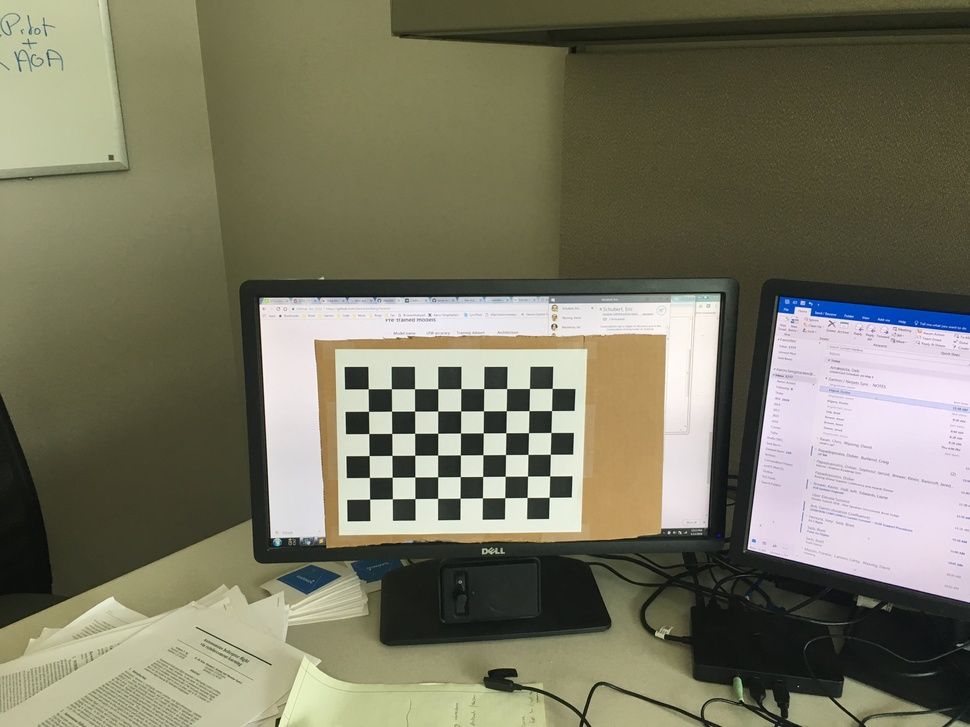
#> input picture pos_images/IMG_3202.jpg, 970 x 727 px, shrunk from 4032 x 3024 before the run; its folder holds 4 pictures in this run
$ python camera_pos.py
#> lines starting #> are read from the running program, lines starting #| are printed output that depends on the picture; long printed decimals are rounded
# file to develop pin hole camera model from test images using openCV
#
# Aaron Sengstacken - 3.31.2017

# import shiz
import numpy as np
import cv2
#import matplotlib.pyplot as plt
import glob
import math

# [60 lines left out: functions camera_cal, image_correct, not called in this run]


# chessboard size, count starting w/ zero
num_sq_width = 9
num_sq_height = 6
criteria = (cv2.TERM_CRITERIA_EPS + cv2.TERM_CRITERIA_MAX_ITER, 30, 0.001)
objp = np.zeros((num_sq_height*num_sq_width,3), np.float32)
objp[:,:2] = np.mgrid[0:num_sq_width, 0:num_sq_height].T.reshape(-1,2)

# load camera model
ccal = np.load("ccal.npz")
#> (reads ccal.npz from the repository)

# find all cal images
images = glob.glob('pos_images/'+'*.jpg')

# loop over all cal images and search for test pattern (chessboard)
for i,fname in enumerate(images):
    print(fname)

    # load image
    image = cv2.imread(fname)
#> image is the input picture: shape (727, 970, 3); mean B, G, R 97.9, 118.3, 120.3
    gray = cv2.cvtColor(image,cv2.COLOR_BGR2GRAY)
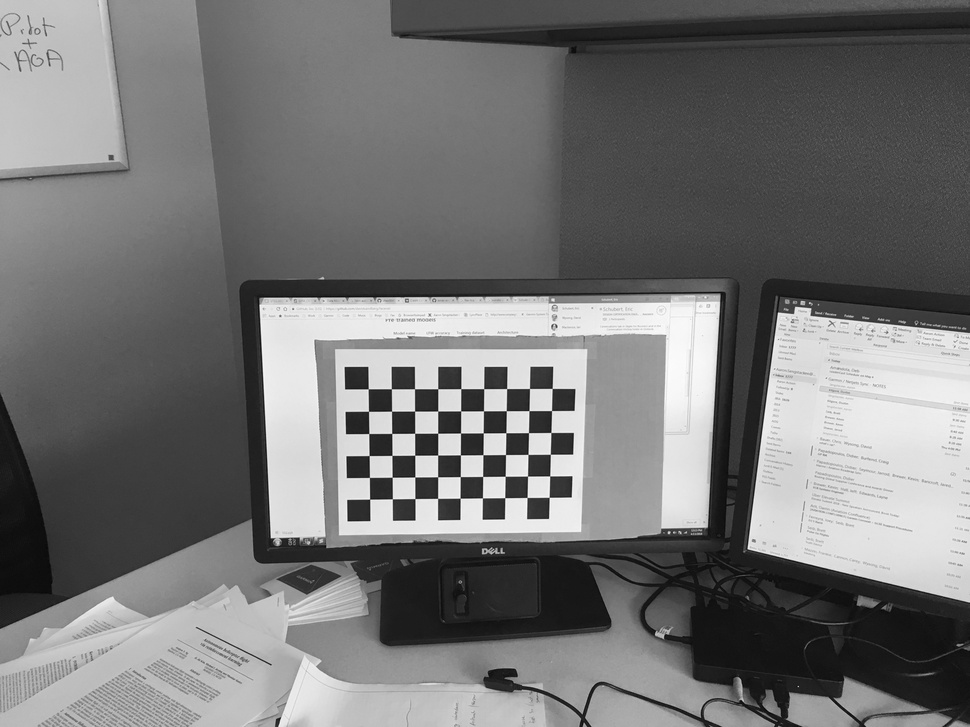
#> gray: shape (727, 970); min 4, max 254, mean 116.6

    # find the chessboard in the image
    ret,corners = cv2.findChessboardCorners(gray,(num_sq_width,num_sq_height),None)
#> ret = True; corners = 54 rows, first 8: [368.2, 388.7], [391.4, 388.7], [414.5, 388.7], [437.7, 388.7], [460.8, 388.6], [483.7, 388.6], [506.6, 388.5], [529.5, 388.5]

    if ret == True:
        print('Found chessboard')

        # refine solution (note - This is optional, not required)
        corners2 = cv2.cornerSubPix(gray,corners,(11,11),(-1,-1),criteria)
#> corners2 = 54 rows, first 8: [368.2, 388.8], [391.4, 388.8], [414.5, 388.7], [437.7, 388.7], [460.8, 388.6], [483.7, 388.6], [506.6, 388.6], [529.5, 388.5]

        # find ratiation and translation vectors
        ret,rvecs,tvecs = cv2.solvePnP(objp, corners2, ccal['mtx'], ccal['dist'])
#> rvecs = [0.627, -0.777, 0.0201]; tvecs = [-71.5, -47.8, 151.6]

        print(ret)
#| True
        print("Rotation Vector:  ",rvecs)
#| Rotation Vector:   [[ 0.6265]
#|  [-0.7769 ]
#|  [ 0.02006]]
        print("Translation Vector:  ",tvecs)
#| Translation Vector:   [[-71.503]
#|  [-47.797]
#|  [151.613]]

        # convert to 3x3 matrix
        rmat, jacobian = cv2.Rodrigues(rvecs)
#> rmat = [[0.722, -0.241, -0.648], [-0.207, 0.819, -0.535], [0.66, 0.52, 0.542]]
        print("RMAT",rmat)
#| RMAT [[ 0.7223 -0.2407 -0.6484]
#|  [-0.2069  0.8193 -0.5347]
#|  [ 0.6599  0.5204  0.542]]
        print(rmat.shape)
#| (3, 3)
        # convert from world coords to camera coords
        camera_pos = -np.matrix(rmat).T*np.matrix(tvecs)
#> camera_pos = [[-58.3], [-56.95], [-154.1]]
        print(camera_pos)
#| [[ -58.297]
#|  [ -56.949]
#|  [-154.084]]


        roll = math.atan2(-rmat[2][1],rmat[2][2])*180/math.pi
#> roll = -43.84
        pitch = math.asin(rmat[2][0])*180/math.pi
#> pitch = 41.29
        yaw = math.atan2(-rmat[1][0],rmat[0][0])*180/math.pi
#> yaw = 15.99
        print(roll,pitch,yaw)
#| -43.837 41.293 15.987
        #projection matrix
        P = np.hstack((rmat,tvecs))
#> P = [[0.722, -0.241, -0.648, -71.5], [-0.207, 0.819, -0.535, -47.8], [0.66, 0.52, 0.542, 151.6]]
        euler_angles_degrees = -cv2.decomposeProjectionMatrix(P)[6]
#> euler_angles_degrees = [-43.84, 41.29, 15.99]
        print("Pitch,Yaw,Roll",euler_angles_degrees)
#| Pitch,Yaw,Roll [[-43.837]
#|  [ 41.293]
#|  [ 15.987]]


        cv2.imshow('img',image)
        cv2.waitKey(500)
#> pass 2 of the loop `for i,fname in enumerate(images):`:
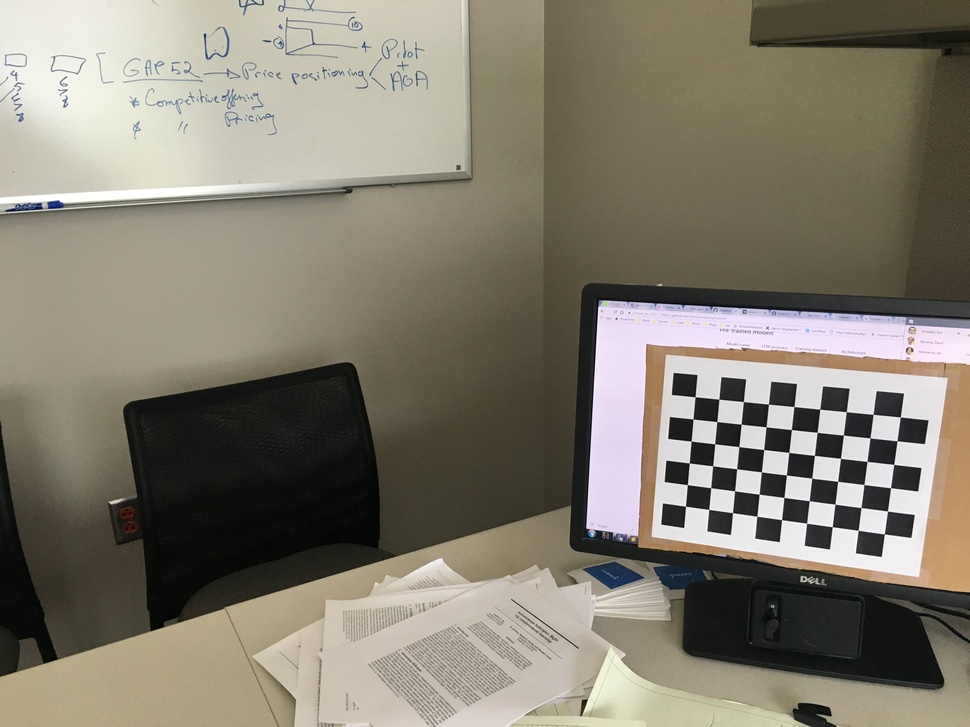
#> input picture pos_images/IMG_3203.jpg, 970 x 727 px, shrunk from 4032 x 3024 before the run
#> image is the input picture: shape (727, 970, 3); mean B, G, R 111.3, 125.5, 131.6
#> `gray = cv2.cvtColor(image,cv2.COLOR_BGR2GRAY)`:
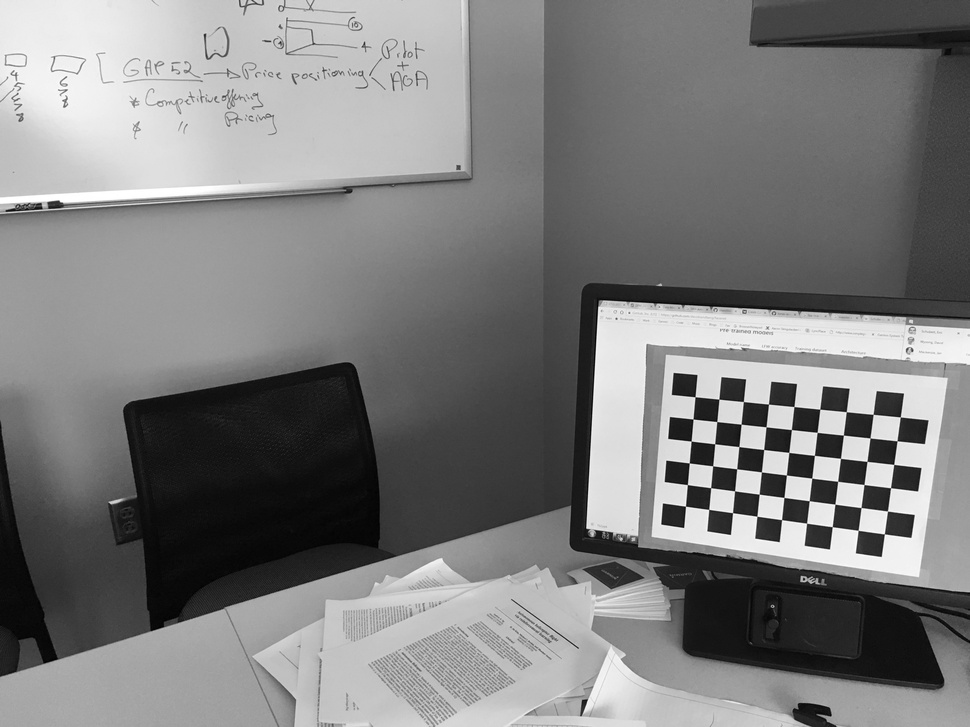
#> gray: shape (727, 970); min 0, max 255, mean 125.7
#> corners = 54 rows, first 8: [695, 396.7], [718.9, 399.2], [743.4, 401.5], [768.5, 404.1], [793.9, 406.5], [819.8, 409.2], [846.2, 411.7], [873.1, 414.3]
#> corners2 = 54 rows, first 8: [695, 396.7], [718.8, 399.2], [743.4, 401.5], [768.5, 404.1], [793.9, 406.6], [819.8, 409.2], [846.3, 411.7], [873.1, 414.4]
#> rvecs = [-0.177, -0.141, 0.0623]; tvecs = [-54.25, -45.05, 143.6]
#| True
#| Rotation Vector:   [[-0.1774]
#|  [-0.1413]
#|  [ 0.06227]]
#| Translation Vector:   [[-54.249]
#|  [-45.047]
#|  [143.562]]
#> rmat = [[0.988, -0.0492, -0.146], [0.0742, 0.982, 0.171], [0.135, -0.18, 0.974]]
#| RMAT [[ 0.9881 -0.04922 -0.1455]
#|  [ 0.07417   0.9824  0.1713]
#|  [ 0.1345 -0.1801  0.9744]]
#| (3, 3)
#> camera_pos = [[37.63], [67.44], [-140.1]]
#| [[  37.634]
#|  [  67.442]
#|  [-140.063]]
#> roll = 10.47
#> pitch = 7.73
#> yaw = -4.29
#| 10.472 7.731 -4.293
#> P = [[0.988, -0.0492, -0.146, -54.25], [0.0742, 0.982, 0.171, -45.05], [0.135, -0.18, 0.974, 143.6]]
#> euler_angles_degrees = [10.47, 7.73, -4.29]
#| Pitch,Yaw,Roll [[10.472 ]
#|  [ 7.731]
#|  [-4.293]]
#> pass 3 of the loop `for i,fname in enumerate(images):`:
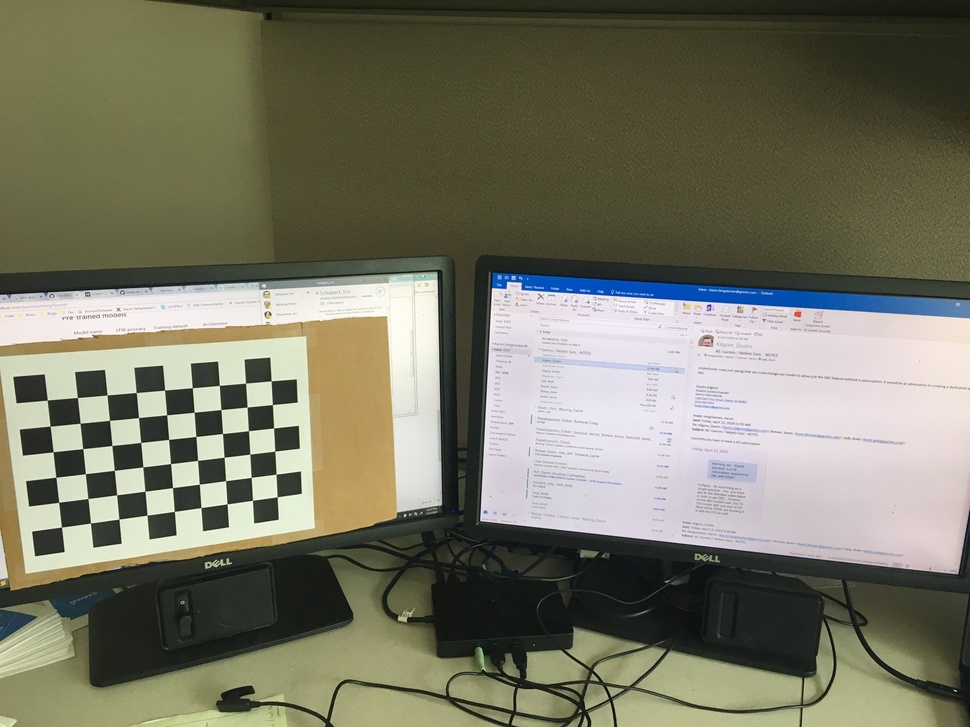
#> input picture pos_images/IMG_3204.jpg, 970 x 727 px, shrunk from 4032 x 3024 before the run
#> image is the input picture: shape (727, 970, 3); mean B, G, R 100.9, 119, 119.7
#> `gray = cv2.cvtColor(image,cv2.COLOR_BGR2GRAY)`:
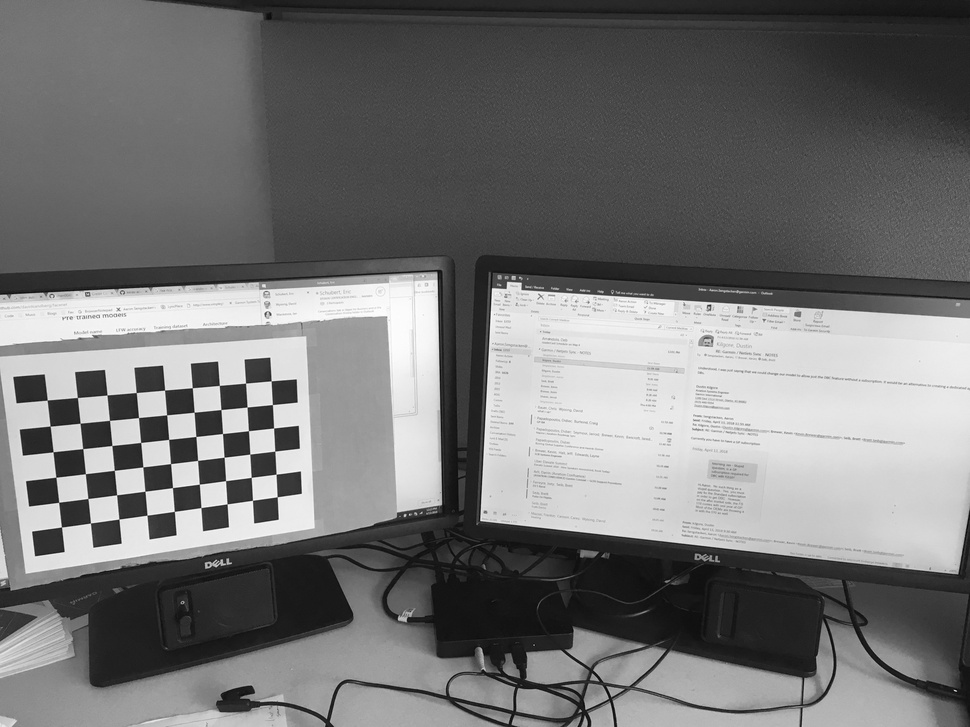
#> gray: shape (727, 970); min 2, max 254, mean 117.1
#> corners = 54 rows, first 8: [47.16, 400.1], [77.37, 397.5], [107, 395], [136.2, 392.6], [164.5, 390], [192.3, 387.7], [219.3, 385.4], [245.6, 383]
#> corners2 = 54 rows, first 8: [47.23, 400.1], [77.4, 397.5], [107, 395], [136.3, 392.5], [164.6, 390.1], [192.3, 387.7], [219.3, 385.4], [245.5, 383.2]
#> rvecs = [0.778, -0.776, -0.0228]; tvecs = [-71.35, -39.42, 126.2]
#| True
#| Rotation Vector:   [[ 0.7781]
#|  [-0.7758]
#|  [-0.0228]]
#| Translation Vector:   [[-71.348]
#|  [-39.418]
#|  [126.238 ]]
#> rmat = [[0.728, -0.254, -0.637], [-0.291, 0.726, -0.623], [0.621, 0.639, 0.455]]
#| RMAT [[ 0.7279 -0.2542 -0.6368 ]
#|  [-0.2911  0.7263 -0.6227 ]
#|  [ 0.6208   0.6387   0.4547]]
#| (3, 3)
#> camera_pos = [[-37.9], [-70.13], [-127.4]]
#| [[ -37.904]
#|  [ -70.127]
#|  [-127.381]]
#> roll = -54.55
#> pitch = 38.37
#> yaw = 21.8
#| -54.550 38.372 21.798
#> P = [[0.728, -0.254, -0.637, -71.35], [-0.291, 0.726, -0.623, -39.42], [0.621, 0.639, 0.455, 126.2]]
#> euler_angles_degrees = [-54.55, 38.37, 21.8]
#| Pitch,Yaw,Roll [[-54.550]
#|  [ 38.372]
#|  [ 21.798]]
#> the loop made 4 passes; the first 3 are shown

        #print(euler_angles_radians)
        #print(euler_angles_degrees)
    # save camera model
    #np.savez("ccal.npz",ret=ret,mtx=mtx,dist=dist,rvecs=rvecs,tvecs=tvecs,objpoints=objpoints,imgpoints=imgpoints,im_size=im_size)
